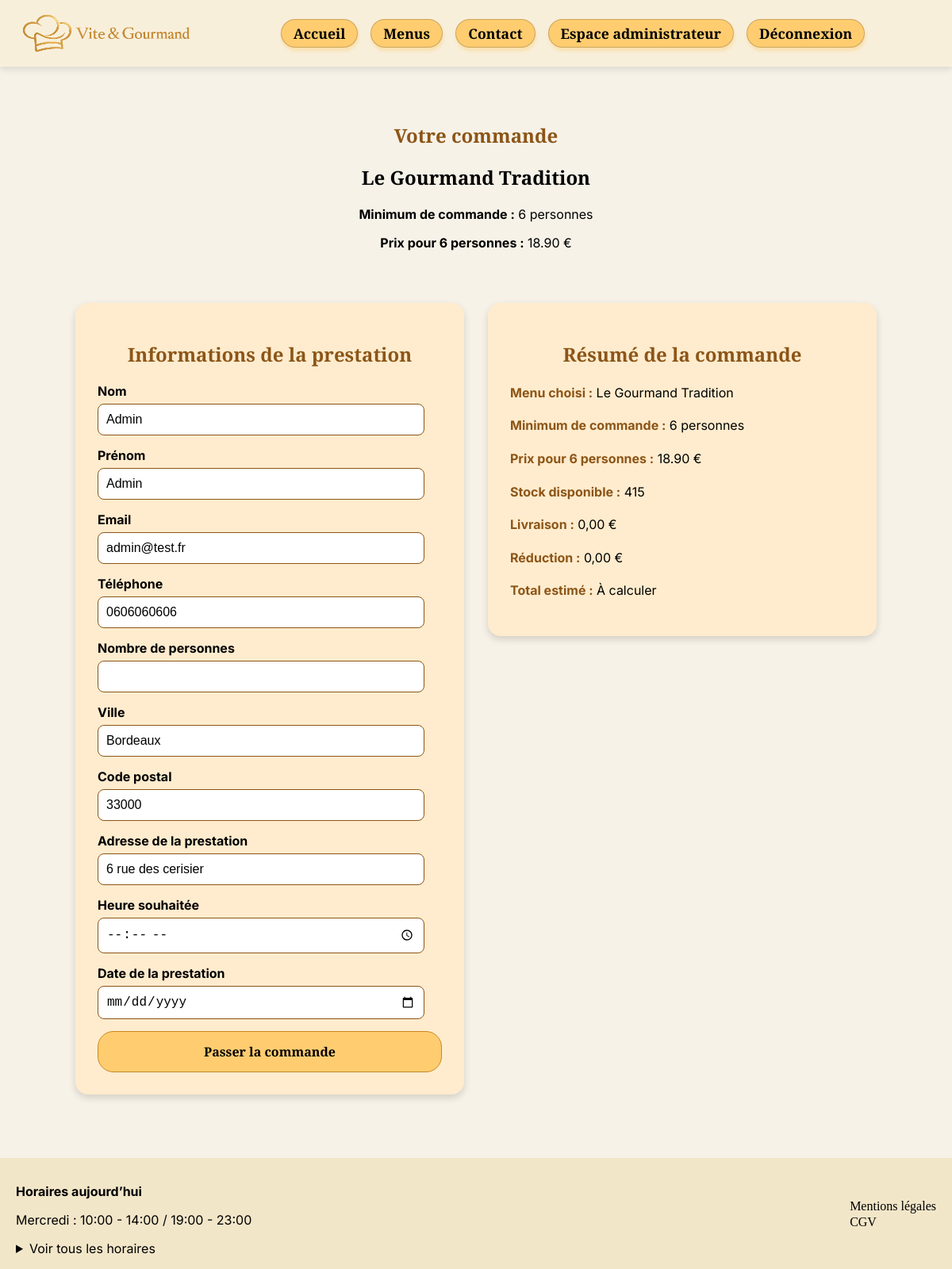
Screenshot of /public/commande.php?menu_id=1 (signed in) with the database file from the repository.
### tables this page shows
CREATE TABLE `menu` (
  `id` int(11) NOT NULL,
  `titre` varchar(100) NOT NULL,
  `description` varchar(255) NOT NULL,
  `nombre_personne_min` int(11) NOT NULL,
  `prix_min` decimal(10,2) NOT NULL,
  `condition_menu` varchar(255) NOT NULL,
  `stock_disponible` int(11) NOT NULL,
  `actif` tinyint(1) NOT NULL DEFAULT 1,
  `theme_id` int(11) NOT NULL,
  `regime_id` int(11) NOT NULL
);

CREATE TABLE `utilisateur` (
  `id` int(11) NOT NULL,
  `nom` varchar(100) NOT NULL,
  `prenom` varchar(100) NOT NULL,
  `email` varchar(255) NOT NULL,
  `telephone` varchar(20) NOT NULL,
  `adresse` varchar(255) NOT NULL,
  `code_postal` varchar(10) NOT NULL,
  `ville` varchar(100) NOT NULL,
  `mot_de_passe` varchar(255) NOT NULL,
  `date_creation` datetime NOT NULL DEFAULT current_timestamp(),
  `actif` tinyint(1) NOT NULL DEFAULT 1,
  `role_id` int(11) NOT NULL,
  `reset_token` varchar(255) DEFAULT NULL,
  `reset_token_expire` datetime DEFAULT NULL
);

### public/commande.php (the view, shortened to what this page needs)
<?php
require_once __DIR__ . '/../includes/db.php';
$utilisateur_id = $_SESSION['utilisateur_id'];
$stmt = $pdo->prepare("SELECT * FROM utilisateur WHERE id = ?");
$stmt->execute([$utilisateur_id]);
$utilisateur = $stmt->fetch(PDO::FETCH_ASSOC);
$livraison = 0;
$totalFinal = null;
$reduction = 0;
$menuId = $_GET['menu_id'] ?? null;
if ($menuId !== null) {
    $stmt = $pdo->prepare("SELECT * FROM menu WHERE id = ?");
    $stmt->execute([$menuId]);
    $menu = $stmt->fetch(PDO::FETCH_ASSOC);
} else {
    $menu = null;
}
include_once __DIR__ . '/../includes/header.php';
?>
<main>
    <section class="commande-page-hero">
        <div class="commande-page-hero-content">
            <?php if ($menu): ?>
                <h1>Votre commande</h1>
                <h2><?= htmlspecialchars($menu['titre']); ?></h2>
                <p>
                    <strong>Minimum de commande :</strong>
                    <?= htmlspecialchars($menu['nombre_personne_min']); ?> personnes
                </p>
                <p>
                    <strong>Prix pour <?= htmlspecialchars($menu['nombre_personne_min']); ?> personnes :</strong>
                    <?= htmlspecialchars($menu['prix_min']); ?> €
                </p>
            <?php else: ?>
                <h1>Menu non trouvé</h1>
            <?php endif; ?>
        </div>
    </section>
    <?php if ($menu): ?>
        <section class="commande-page-section">
            <div class="commande-page-container">
                <div class="commande-page-gauche">
                    <h2>Informations de la prestation</h2>
                    <form method="POST" class="commande-page-form">
                        <div class="commande-page-form-group">
                            <label for="nom">Nom</label>
                            <input
                                type="text"
                                id="nom"
                                name="nom"
                                value="<?= htmlspecialchars($utilisateur['nom'] ?? '') ?>"
                                required
                            >
                        </div>
                        <div class="commande-page-form-group">
                            <label for="prenom">Prénom</label>
                            <input
                                type="text"
                                id="prenom"
                                name="prenom"
                                value="<?= htmlspecialchars($utilisateur['prenom'] ?? '') ?>"
                                required
                            >
                        </div>
                        <div class="commande-page-form-group">
                            <label for="email">Email</label>
                            <input
                                type="email"
                                id="email"
                                name="email"
                                value="<?= htmlspecialchars($utilisateur['email'] ?? '') ?>"
                                required
                            >
                        </div>
                        <div class="commande-page-form-group">
                            <label for="telephone">Téléphone</label>
                            <input
                                type="tel"
                                id="telephone"
                                name="telephone"
                                value="<?= htmlspecialchars($utilisateur['telephone'] ?? '') ?>"
                                required
                            >
                        </div>
                        <div class="commande-page-form-group">
                            <label for="personnes">Nombre de personnes</label>
                            <input
                                type="number"
                                id="personnes"
                                name="personnes"
                                min="1"
                                required
                            >
                        </div>
                        <div class="commande-page-form-group">
                            <label for="ville">Ville</label>
                            <input
                                type="text"
                                id="ville"
                                name="ville"
                                value="<?= htmlspecialchars($utilisateur['ville'] ?? '') ?>"
                                required
                            >
                        </div>
                        <div class="commande-page-form-group">
                            <label for="code_postal">Code postal</label>
                            <input
                                type="text"
                                id="code_postal"
                                name="code_postal"
                                value="<?= htmlspecialchars($utilisateur['code_postal'] ?? '') ?>"
                                required
                            >
                        </div>
                        <div class="commande-page-form-group">
                            <label for="adresse">Adresse de la prestation</label>
                            <input
                                type="text"
                                id="adresse"
                                name="adresse"
                                value="<?= htmlspecialchars($utilisateur['adresse'] ?? '') ?>"
                                required
                            >
                        </div>
                        <div class="commande-page-form-group">
                            <label for="heure">Heure souhaitée</label>
                            <input
                                type="time"
                                id="heure"
                                name="heure"
                                required
                            >
                        </div>
                        <div class="commande-page-form-group">
                            <label for="date">Date de la prestation</label>
                            <input
                                type="date"
                                id="date"
                                name="date"
                                required
                            >
                        </div>
                        <button type="submit" class="commande-page-button">Passer la commande</button>
                    </form>
                </div>
                <div class="commande-page-droite">
                    <h2>Résumé de la commande</h2>
                    <p>
                        <strong>Menu choisi :</strong>
                        <?= htmlspecialchars($menu['titre']); ?>
                    </p>
                    <p>
                        <strong>Minimum de commande :</strong>
                        <?= htmlspecialchars($menu['nombre_personne_min']); ?> personnes
                    </p>
                    <p>
                        <strong>Prix pour <?= htmlspecialchars($menu['nombre_personne_min']); ?> personnes :</strong>
                        <?= htmlspecialchars($menu['prix_min']); ?> €
                    </p>
                    <p>
                        <strong>Stock disponible :</strong>
                        <?= htmlspecialchars($menu['stock_disponible']); ?>
                    </p>
                    <p id="livraisonTempReel">
                        <strong>Livraison :</strong>
                        <?= htmlspecialchars(number_format($livraison, 2, ',', ' ')) ?> €
                    </p>
                    <p id="reductionTempReel">
                        <strong>Réduction :</strong>
                        <?= htmlspecialchars(number_format($reduction, 2, ',', ' ')) ?> €
                    </p>
                    <p id="totalTempReel">
                        <strong>Total estimé :</strong>
                        <?php if ($totalFinal !== null): ?>
                            <?= htmlspecialchars(number_format($totalFinal, 2, ',', ' ')); ?> €
                        <?php else: ?>
                            À calculer
                        <?php endif; ?>
                    </p>
                </div>
            </div>
        </section>
    <?php endif; ?>
</main>
<?php
include_once __DIR__ . '/../includes/footer.php';
?>

### public/assets/css/style.css (style rules this page uses)
* { box-sizing: border-box; }
body { font-family: "Inter", sans-serif; background-color: #F7F2E8; color: #000; margin: 0; }
h1 { font-family: "Playfair Display", serif; }
h2, h3, nav a, button { font-family: "playfair", serif; }

### public/assets/css/auth.css (style rules this page uses)
form { max-width: 480px; margin: 50px auto; padding: 25px; background-color: #FFECCE; border-radius: 20px; box-shadow: 0 4px 10px rgba(0, 0, 0, 0.15); }
form button { width: 100%; padding: 12px; background-color: #FFCD70; border: 1px solid rgba(0, 0, 0, 0.2); border-radius: 999px; font-weight: bold; cursor: pointer; }

### public/assets/css/commande.css (style rules this page uses)
.commande-page-hero { text-align: center; padding: 30px 15px; }
.commande-page-hero h1 { color: #8C5517; margin-bottom: 15px; }
.commande-page-hero h2 { margin-bottom: 20px; }
.commande-page-section { max-width: 1050px; margin: 0 auto; padding: 20px; }
.commande-page-container { display: grid; grid-template-columns: 1fr 1fr; gap: 30px; align-items: start; }
.commande-page-gauche, .commande-page-droite { background-color: #FFECCE; padding: 28px; border-radius: 16px; box-shadow: 0 4px 10px rgba(0, 0, 0, 0.15); }
.commande-page-gauche h2, .commande-page-droite h2 { text-align: center; color: #8C5517; margin-bottom: 20px; }
.commande-page-form { width: 100%; margin: 0; padding: 0; background-color: transparent; border-radius: 0; box-shadow: none; }
.commande-page-form-group { margin-bottom: 15px; }
.commande-page-form-group label { display: block; margin-bottom: 6px; font-weight: bold; }
.commande-page-form-group input { width: 95%; padding: 10px; border: 1px solid #8C5517; border-radius: 8px; font-size: 1rem; }
.commande-page-button { width: 100%; padding: 14px; background-color: #FFCD70; border: 1px solid #c98725; border-radius: 20px; font-weight: bold; font-size: 1rem; cursor: pointer; }
.commande-page-droite p { margin: 16px 0; line-height: 1.6; }
.commande-page-droite strong { color: #8C5517; }

### rows the page displays
menu: titre "Le Gourmand Tradition", nombre_personne_min "6", prix_min "18.90", stock_disponible "415"
utilisateur: nom "Admin", prenom "Admin", email "admin@test.fr", telephone "0606060606", ville "Bordeaux", code_postal "33000", adresse "6 rue des cerisier"

### other values shown
$livraison "0,00"
$reduction "0,00"
